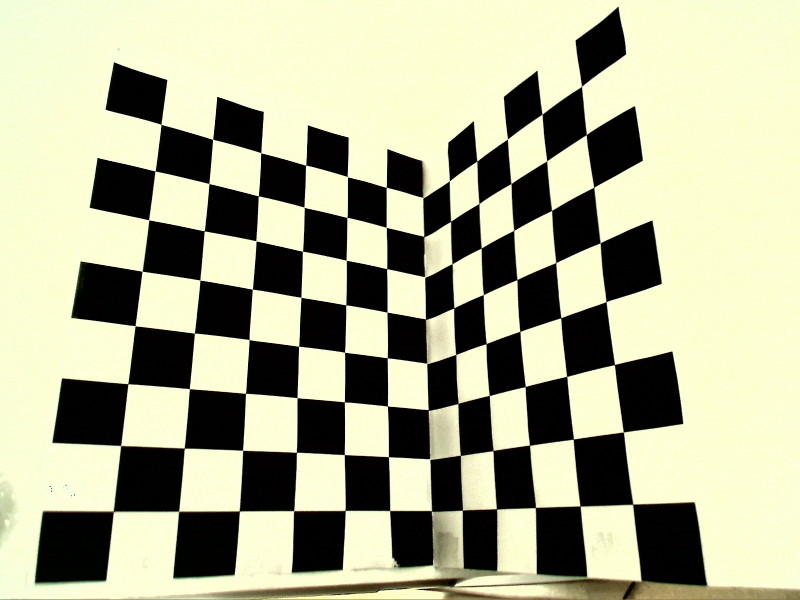
%> input picture Assignment#2/datasets/boas/image001 (cópia).ppm, 1600 x 1200 px (shown at 1/2 size); its folder holds only this picture in this run
$ octave HarrisScript.m   (GNU Octave 9; MATLAB toolbox functions it lacks are replaced by stand-ins)
%> lines starting %> are read from the running program, lines starting %| are printed output that depends on the picture
%> further down, img1 is the input picture: size 1200x1600x3 uint8; mean R, G, B 173.8, 174.7, 145.6
### Assignment#2/matlab/ImageFilter.m
function [img1] = ImageFilter(img0, k)
%> called with k = [1 2 1; 0 0 0; -1 -2 -1]

%verificar se o kernel é separáv
[U,D,V] =svd(k);

a=0;
for i=1:1:size(D,1)
    for j=1:1:size(D,2)
        if D(i,j) ~= 0 && D(i,j) >= 0.00001
            a = a+1;
        end
    end
end

if a>1
    disp("O kernel não é separável");
    return
end

%Separar o kernel
v = sqrt(D(1,1))*U(:,1);
h = sqrt(D(1,1))*V(:,1)';

%Aumentar a imagem
imgpad = padarray(img0,[floor(size(k,1)/2) floor(size(k,2)/2)],'replicate','both');

%Convolução vertical
vpad = repmat(v,1,size(imgpad,2));

imgcv = zeros(size(img0,1),size(imgpad,2));
for m=1:1:size(img0,1)
    cv = vpad.*imgpad(m:m+size(vpad,1)-1,:);
    imgcv(m,:) = sum(cv);
end

%Convolução horizontal
hpad = repmat(h,size(imgcv,1),1);

imgch = zeros(size(img0,1),size(img0,2));
for n=1:1:size(img0,2)
    ch = hpad.*imgcv(:,n:n+size(hpad,2)-1);
    imgch(:,n) = sum(ch,2);
end

img1 = imgch;
end

### Assignment#2/matlab/HarrisCorner.m
function [Pts] = HarrisCorner(img0,thresh,sigma_d,sigma_i,NMS_size)
%Your implemention

%Data stucture pts
Pts.x = [];
Pts.y = [];

%hsize = 2*ceil(3*sigma_d)+1; %Calculates the filter size
%hsize1 = 2*ceil(3*sigma_i)+1; %Calculates the filter size
Gauss = fspecial('gaussian',7,sigma_d); %Generates the filter
Gauss1 = fspecial('gaussian',13,sigma_i); %Generates the filter

%img1 = ImageFilter(img0,Gauss); %Smooths the image with gaussian filter

%Sobel filter for the gradients
Sobelx = fspecial('sobel');
Sobely = Sobelx';

%Convolution of the sobel masks
Gaussdx = ImageFilter(Gauss,Sobelx);
Gaussdy = ImageFilter(Gauss,Sobely);

%Gets the derivatives
Gx = ImageFilter(img0,Gaussdx);
Gy = ImageFilter(img0,Gaussdy);

h1 = ImageFilter(Gx.^2,Gauss1);
h2 = ImageFilter(Gy.^2, Gauss1);
%> after the loop in ImageFilter (call 6), `for m=1:1:size(img0,1)`:
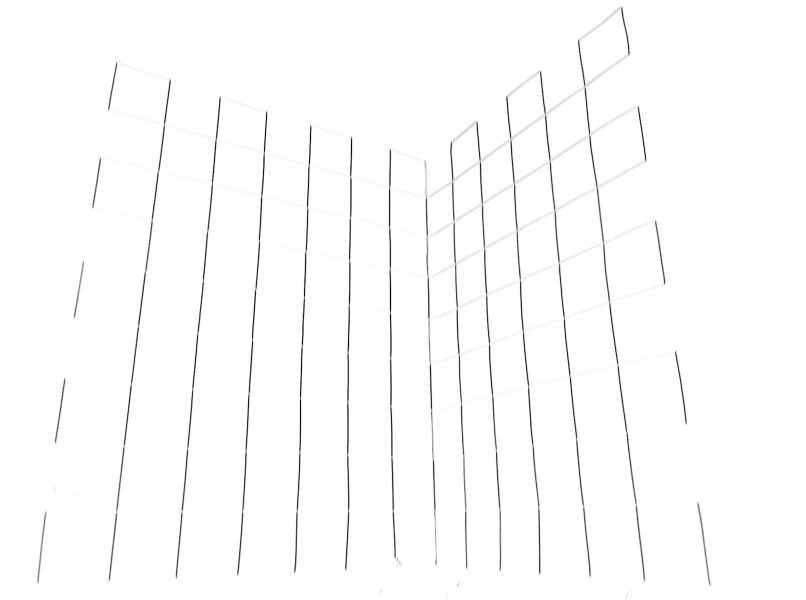
%> imgcv: size 1200x1612 double (shown at 1/2 size); min -6.2, max -4.28e-35, mean -0.0833; drawn with min black and max white
h3 = ImageFilter(Gx.*Gy, Gauss1);
%> after the loop in ImageFilter (call 7), `for n=1:1:size(img0,2)`:
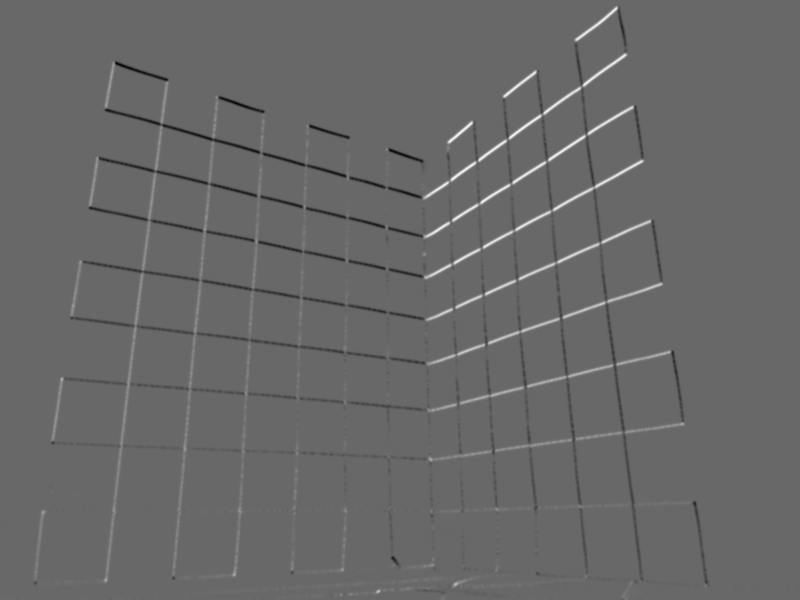
%> imgch: size 1200x1600 double (shown at 1/2 size); min -0.809, max 1.16, mean 0.00236; drawn with min black and max white

c = h1.*h2-(h3).^2-0.1.*(h1+h2).^2;
c(c < thresh*max(max(c))) = 0;
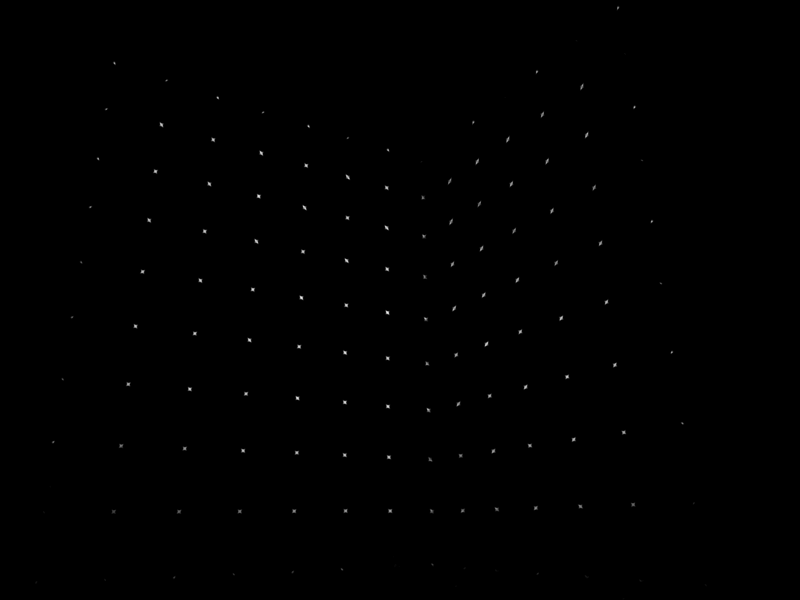
%> c: size 1200x1600 double (shown at 1/2 size); min 0, max 1.1, mean 0.00151; drawn with min black and max white

[x,~]=find(c); %returns the number of non-zero entries
%> x = 9168 values from 12 to 1199
for i=1:numel(x)
    Cnew = sort(c(:),"descend");
    Chigh=Cnew(1);

    if Chigh == 0
        break
    end

    [xh,yh]=find(c == Chigh,1);

    %Suppression of close lines
    %Low x limit, if the actual x-N is lower than 1, it means that the
    %neighbor size doesn't fit the image.
    lowLimitX = max([xh-NMS_size 1]);
    highLimitX = min([xh+NMS_size size(c,1)]);
    lowLimitY = max([yh-NMS_size 1]);
    highLimitY = min([yh+NMS_size size(c,2)]);
    c(lowLimitX:highLimitX,lowLimitY:highLimitY) = 0;

    %Saves the pair of points
    Pts.x = [Pts.x;xh];
    Pts.y = [Pts.y;yh];
end
%> this loop made 147 passes
%> (Chigh, xh, yh, lowLimitX, highLimitX, lowLimitY, highLimitY) on passes 13 to 24: (0.994, 814, 777, 804, 824, 767, 787), (0.984, 682, 501, 672, 692, 491, 511), (0.978, 196, 436, 186, 206, 426, 446), (0.977, 481, 512, 471, 491, 502, 522), (0.974, 540, 776, 530, 550, 766, 786), (0.963, 579, 506, 569, 589, 496, 516), (0.956, 611, 694, 601, 621, 684, 704), (0.947, 694, 599, 684, 704, 589, 609), (0.943, 718, 777, 708, 728, 767, 787), (0.942, 253, 618, 243, 263, 608, 628), (0.933, 778, 380, 768, 788, 370, 390), (0.928, 332, 613, 322, 342, 603, 623)
%> (Chigh, xh, yh, lowLimitX, highLimitX, lowLimitY, highLimitY, Pts.x) on passes 1 to 6: (1.1, 625, 775, 615, 635, 765, 785, 625), (1.06, 595, 603, 585, 605, 593, 613, [625; 595]), (1.06, 414, 608, 404, 424, 598, 618, [625; 595; 414]), (1.05, 357, 698, 347, 367, 688, 708, [625; 595; 414; 357]), (1.05, 796, 595, 786, 806, 585, 605, [625; 595; 414; 357; 796]), (1.04, 520, 692, 510, 530, 682, 702, [625; 595; 414; 357; 796; 520])
%> c: size 1200x1600 double; every value is 0

% [4 lines of commented-out code are left out]

end


### Assignment#2/matlab/KeypointsDetection.m
function [Pts] = KeypointsDetection(img0,Pts)

    %Data stucture pts
    Pts.s = [];
    Pts.o = [];

    %scale
    sigma0 = .25;

    %multi-scale pyramid
    for j = 1:6
        sigma(j) = 2^j * sigma0; %Obtain the different sigmas through the pyramid
        H = -sigma(j)^2*fspecial('log',2*ceil(3*sigma(j))+1,sigma(j)); %obtain the log kernel
        G(:,:,j) = conv2(img0,H,'same'); %Apply the log kernel to the image
        %figure();
        %imshow(G(:,:,j),[]);
    end
%> after the loop, sigma = [0.5 1 2 4 8 16]

    for i = 1:size(Pts.x,1)
        L(i,1:6) = abs(G(Pts.x(i),Pts.y(i),:));
    end
%> this loop made 146 passes
%> after the loop, L = 146 rows, first 8: [0.581 0.205 0.0633 0.0129 7.34e-05 0.00322; 0.252 0.144 0.0352 0.00604 0.00812 0.00657; 0.202 0.387 0.265 0.0679 0.00071 0.0135; 0.14 0.384 0.308 0.0916 0.00638 0.00986; 0.57 0.234 0.0557 0.0027 0.00729 0.00645; 0.129 0.376 0.301 0.0828 0.0101 0.00638; 0.396 0.166 0.0453 0.00546 0.00827 0.00598; 0.519 0.228 0.0797 0.0166 0.00022 0.00368]

    maximo = max(L');
%> maximo = 146 values, max 0.581 at index 1, min 0.0308 at index 42, mean 0.306

    for i = 1:size(maximo,2)
        [~,r] = find(L == maximo(i));
        sigma = 2*r*sigma0;
        Pts.s = [Pts.s;sigma];
    end
%> this loop made 146 passes
%> (r, sigma) on passes 16 to 27: (2, 1), (1, 0.5), (1, 0.5), (1, 0.5), (1, 0.5), (1, 0.5), (3, 1.5), (1, 0.5), (1, 0.5), (1, 0.5), (1, 0.5), (1, 0.5)
%> (r, sigma, Pts.s) on passes 1 to 6: (1, 0.5, 0.5), (1, 0.5, [0.5; 0.5]), (2, 1, [0.5; 0.5; 1]), (2, 1, [0.5; 0.5; 1; 1]), (1, 0.5, [0.5; 0.5; 1; 1; 0.5]), (2, 1, [0.5; 0.5; 1; 1; 0.5; 1])

    %Orientation
    Gauss = fspecial('Gauss',13,2);
    Sobel_x = fspecial('sobel');
    Sobel_y = Sobel_x';

    img1 = ImageFilter(img0,Gauss);

    %computing the gradient with Sobel
    Gx = ImageFilter(img1,Sobel_x);
    Gy = ImageFilter(img1,Sobel_y);
%> after the loop in ImageFilter (call 10), `for m=1:1:size(img0,1)`:
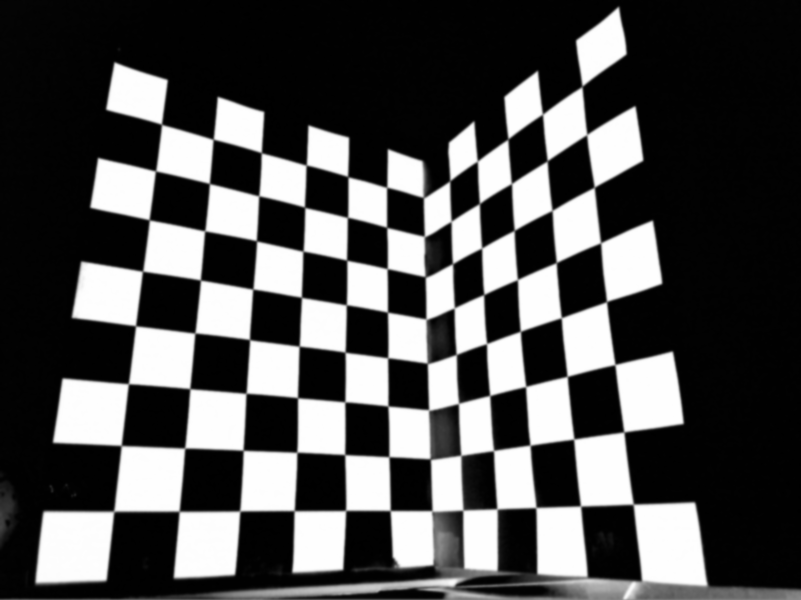
%> imgcv: size 1200x1602 double (shown at 1/2 size); min -2.99, max -5.7e-06, mean -2.04; drawn with min black and max white
%> after the loop in ImageFilter (call 10), `for n=1:1:size(img0,2)`:
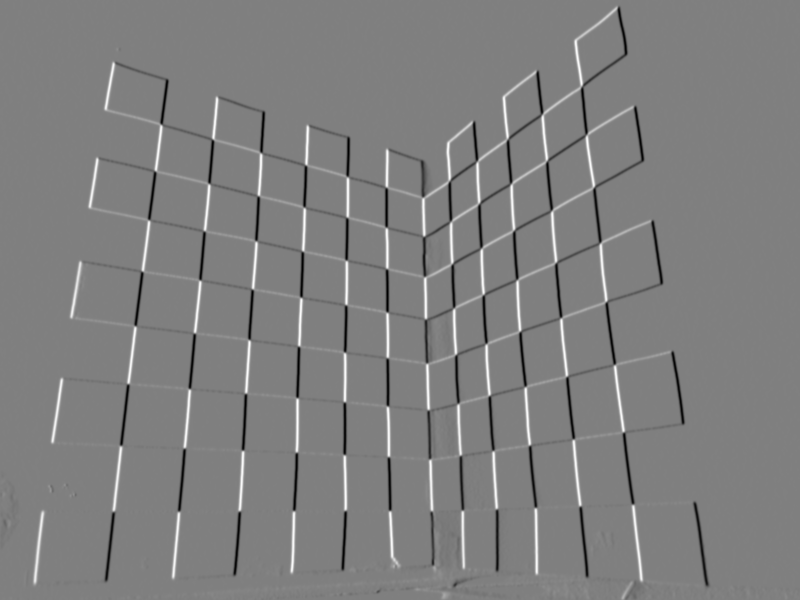
%> imgch: size 1200x1600 double (shown at 1/2 size); min -1.48, max 1.47, mean -6.97e-05; drawn with min black and max white
    Gori = rad2deg(atan2(Gy,Gx)); %use angle of the gradient as orientation
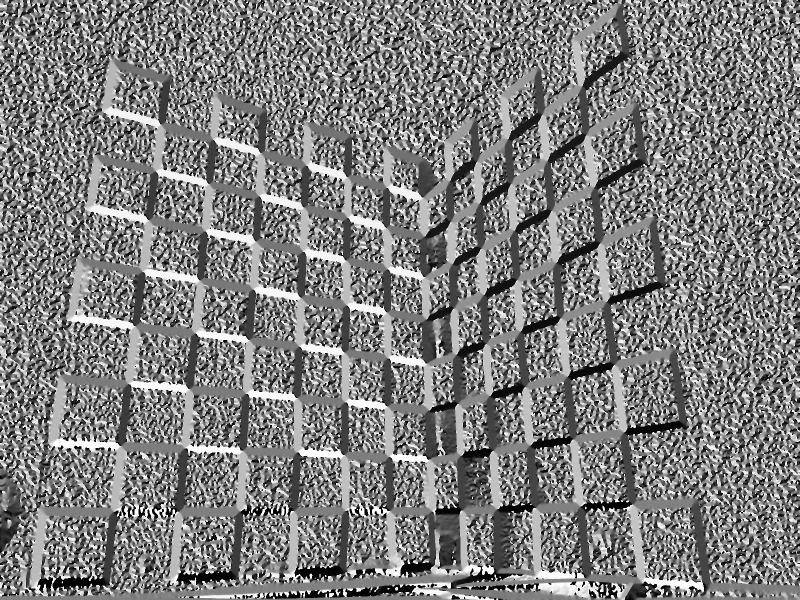
%> Gori: size 1200x1600 double (shown at 1/2 size); min -180, max 180, mean -0.4; drawn with min black and max white


    for m = 1:size(Pts.x,1)
        Pts.o = [Pts.o; Gori(Pts.x(m),Pts.y(m))];
    end
%> this loop made 146 passes
%> Pts.o on passes 1 to 7: -133.3, [-133.3; -120.8], [-133.3; -120.8; -149.4], [-133.3; -120.8; -149.4; 34.71], [-133.3; -120.8; -149.4; 34.71; -130.3], [-133.3; -120.8; -149.4; 34.71; -130.3; -147.9], [-133.3; -120.8; -149.4; 34.71; -130.3; -147.9; 54.87]

% [9 lines of commented-out code are left out]

end


### Assignment#2/matlab/FeatureDescriptor.m
function [Descriptors] = FeatureDescriptor(Img,Pts,Dscpt_type,Patch_size)
%> called with Dscpt_type = 'S-MOPS', Patch_size = 40

    if (Dscpt_type == "SIMPLE")
        N = 5; % Size of the simple patch
        window = zeros(N); % Simple window 5x5 square
        Descriptors = zeros(size(Pts.x,1),N*N); %Array with the number of rows of keypoints and columns with dimension of the feature
        imgpad = padarray(Img,[floor(N/2) floor(N/2)],'replicate','both'); % Increases image in half the size of N


        for i = 1:size(Pts.x, 1)
            window = imgpad(Pts.x(i)+floor(N/2)-2:Pts.x(i)+floor(N/2)+2,Pts.y(i)+floor(N/2)-2:Pts.y(i)+floor(N/2)+2); % 5x5 window centered in the keypoint
            Descriptors(i,:) = reshape(window,1,N*N); % Despriptor line is a vector of size(N*N,1) with the grey levels of wich pixel in the window

        end


    else
        N = Patch_size; %40
        window = zeros(N); % Simple window 40x40 square
        Descriptors = zeros(size(Pts.x,1),8*8); %Array with the number of rows of keypoints and columns with dimension of the feature
%> Descriptors: size 146x64 double; every value is 0
        imgpad = padarray(Img,[floor(N/2) floor(N/2)],'replicate','both'); % Increases image in half the size of N
%> imgpad: size 1240x1640 double


        for i = 1:size(Pts.x,1)
            window = imgpad(Pts.x(i)+floor(N/2)-20:Pts.x(i)+floor(N/2)+20,Pts.y(i)+floor(N/2)-20:Pts.y(i)+floor(N/2)+20); % 40x40 window centered in the keypoint

            angle = -Pts.o(i);
            TR= [cosd(angle) sind(angle) 0; -sind(angle) cosd(angle) 0;0 0 1];
            Tform = affine2d(TR);

            A = imwarp(window, Tform); %rotate the window with Tform
            resized = imresize(A,[8 8]); % 8x8 window centered in the keypoint
            Descriptors(i,:) = reshape(resized,1,8*8);
            Descriptors(i,:) = normalize(Descriptors(i,:));

        end
%> this loop made 146 passes
%> (angle, TR) on passes 1 to 12: (133.3, [-0.686 0.727 0; -0.727 -0.686 0; 0 0 1]), (120.8, [-0.513 0.859 0; -0.859 -0.513 0; 0 0 1]), (149.4, [-0.861 0.509 0; -0.509 -0.861 0; 0 0 1]), (-34.71, [0.822 -0.569 0; 0.569 0.822 0; 0 0 1]), (130.3, [-0.646 0.763 0; -0.763 -0.646 0; 0 0 1]), (147.9, [-0.847 0.531 0; -0.531 -0.847 0; 0 0 1]), (-54.87, [0.575 -0.818 0; 0.818 0.575 0; 0 0 1]), (138.1, [-0.744 0.668 0; -0.668 -0.744 0; 0 0 1]), (-145.2, [-0.821 -0.571 0; 0.571 -0.821 0; 0 0 1]), (145.4, [-0.823 0.568 0; -0.568 -0.823 0; 0 0 1]), (147.3, [-0.842 0.54 0; -0.54 -0.842 0; 0 0 1]), (-158.7, [-0.932 -0.364 0; 0.364 -0.932 0; 0 0 1])
%> angle on pass 45: 132.8
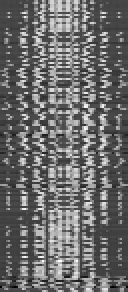
%> Descriptors: size 146x64 double (shown 2 times larger); min -2.08, max 2.81, mean -2.57e-18; drawn with min black and max white

    end

end


### Assignment#2/matlab/HarrisScript.m
clear;
close all;

datadir     = '../datasets/boas';    %the directory containing the images
resultsdir  = '../results'; %the directory for dumping results

%parameters
sigma_d  = 1;                  % Recommended. Adjust if needed.
sigma_i  = 2;                  % Recommended. Adjust if needed.
Tresh_R = 0.02;                   % Set as example. Adjust if needed.
NMS_size = 10;                 % Recommended. Adjust if needed.
Patchsize  = 40;               % Set as example. Will depends on the scale.
Tresh_Metric = 10 ;            % Set as example. Minimum distance metric error for matching
Descriptor_type  = 'S-MOPS';   % SIMPLE -> Simple 5x5 patch ; S-MOPS -> Simplified MOPS
Metric_type = 'RATIO';           % RATIO -> Ratio test ; SSD -> Sum Square Distance

Min_Query_features = 50;  % minimum number of 50 Harris points in Query image
%end of parameters7

%----------------------------------------------------------------------------

% Read list of Files with Homography matrices
list = dir(sprintf('%s/*.txt',datadir));

% Read QUERY Image - IMAGE 1
imglist = dir(sprintf('%s/*.ppm', datadir));
[path1, imgname1, dummy1] = fileparts(imglist(1).name);
img1 = imread(sprintf('%s/%s', datadir, imglist(1).name));

if (ndims(img1) == 3)
        img1 = rgb2gray(img1);
end

img1 = double(img1) / 255;

% Detect Harris Corners %
Pts_1 = HarrisCorner(img1,Tresh_R,sigma_d,sigma_i,NMS_size);
% Detect Keypoints
Pts_N1 = KeypointsDetection(img1,Pts_1);
% Extract keypoints descriptors
Dscrpt1 = FeatureDescriptor(img1,Pts_N1,Descriptor_type,Patchsize);

%---------------------------------------------------------------
% PERFORM FEATURE MATCHING between QUERY and TEST images

% Check Minumum number of Query features

if size(Dscrpt1,1) > Min_Query_features

% Performs Feature Matching between MASTER image and a set of SLAVE images

  for i = 2:numel(imglist)

    % Read TEST images %
    [path2, imgname2, dummy2] = fileparts(imglist(i).name);
    img2 = imread(sprintf('%s/%s', datadir, imglist(2).name));

    if (ndims(img2) == 3)
        img2 = rgb2gray(img2);
    end

    img2 = double(img2) / 255;

    %actual Harris Conners code function calls%
    Pts_2 = HarrisCorner(img2,Tresh_R,sigma_d,sigma_i,NMS_size);
    Pts_N2 = KeypointsDetection(img2,Pts_2);

    %actual feature descritor

    [Dscrpt2] = FeatureDescriptor(img2,Pts_N2,Descriptor_type,Patchsize);

    %actual feature matching

    MatchList = FeatureMatching(Dscrpt1,Dscrpt2,Tresh_Metric,Metric_type);

    %Show matched keypoints and keypoint's feature patches

    ShowMatching(MatchList,img1,img2,Dscrpt1,Dscrpt2, Pts_N1, Pts_N2)

  end
end
